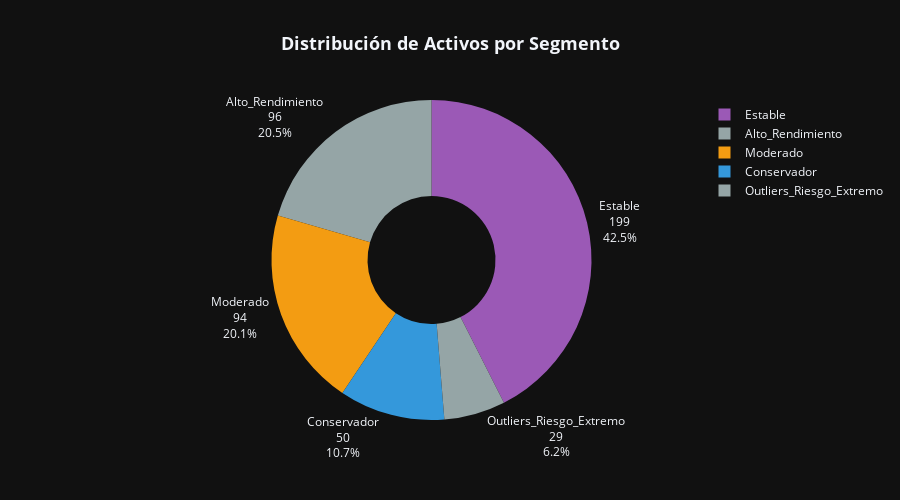

Notebook code for this chart:
### Code cell
# Gráfico de distribución de segmentos (Pie Chart)
conteo_segmentos = df_segmentacion.groupby('segmento_nombre').size().reset_index(name='count')

colores_segmentos = {
    'Outliers': '#e74c3c',
    'Alto Rendimiento': '#27ae60',
    'Conservador': '#3498db',
    'Estable': '#9b59b6',
    'Moderado': '#f39c12'
}

colors = [colores_segmentos.get(s, '#95a5a6') for s in conteo_segmentos['segmento_nombre']]

fig_pie = go.Figure(data=[go.Pie(
    labels=conteo_segmentos['segmento_nombre'],
    values=conteo_segmentos['count'],
    hole=0.4,
    marker_colors=colors,
    textinfo='label+percent+value',
    textposition='outside'
)])

fig_pie.update_layout(
    title=dict(text='<b>Distribución de Activos por Segmento</b>', x=0.5, font=dict(size=18)),
    template='plotly_dark',
    height=500,
    showlegend=True
)

fig_pie.show()

### Figure 1 — Plotly figure (JSON) as saved in the notebook; plotly's stock layout.template omitted (floating-point values rounded to 4 significant figures)
{"data": [{"hole": 0.4, "labels": ["Alto_Rendimiento", "Conservador", "Estable", "Moderado", "Outliers_Riesgo_Extremo"], "marker": {"colors": ["#95a5a6", "#3498db", "#9b59b6", "#f39c12", "#95a5a6"]}, "textinfo": "label+percent+value", "textposition": "outside", "type": "pie", "values": [96, 50, 199, 94, 29]}], "layout": {"height": 500, "showlegend": true, "title": {"font": {"size": 18}, "text": "<b>Distribución de Activos por Segmento</b>", "x": 0.5}}}
